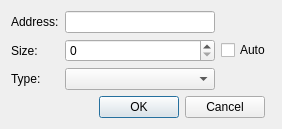
<?xml version="1.0" encoding="UTF-8"?>
<ui version="4.0">
 <class>EditStringDialog</class>
 <widget class="QDialog" name="EditStringDialog">
  <property name="windowModality">
   <enum>Qt::WindowModal</enum>
  </property>
  <property name="geometry">
   <rect>
    <x>0</x>
    <y>0</y>
    <width>243</width>
    <height>109</height>
   </rect>
  </property>
  <property name="sizePolicy">
   <sizepolicy hsizetype="Fixed" vsizetype="Preferred">
    <horstretch>0</horstretch>
    <verstretch>0</verstretch>
   </sizepolicy>
  </property>
  <property name="windowTitle">
   <string>Edit string</string>
  </property>
  <layout class="QGridLayout" name="gridLayout">
   <item row="1" column="0">
    <widget class="QDialogButtonBox" name="dialogButtonBox">
     <property name="sizePolicy">
      <sizepolicy hsizetype="Expanding" vsizetype="Fixed">
       <horstretch>0</horstretch>
       <verstretch>0</verstretch>
      </sizepolicy>
     </property>
     <property name="standardButtons">
      <set>QDialogButtonBox::Cancel|QDialogButtonBox::Ok</set>
     </property>
    </widget>
   </item>
   <item row="0" column="0" colspan="2">
    <layout class="QHBoxLayout" name="horizontalLayout">
     <item>
      <layout class="QVBoxLayout" name="verticalLayout_2">
       <item>
        <widget class="QLabel" name="label_address">
         <property name="text">
          <string>Address:</string>
         </property>
        </widget>
       </item>
       <item>
        <widget class="QLabel" name="label_size">
         <property name="minimumSize">
          <size>
           <width>0</width>
           <height>0</height>
          </size>
         </property>
         <property name="text">
          <string>Size:</string>
         </property>
        </widget>
       </item>
       <item>
        <widget class="QLabel" name="label_type">
         <property name="text">
          <string>Type:</string>
         </property>
        </widget>
       </item>
      </layout>
     </item>
     <item>
      <layout class="QVBoxLayout" name="verticalLayout">
       <item>
        <widget class="QLineEdit" name="lineEdit_address">
         <property name="text">
          <string/>
         </property>
        </widget>
       </item>
       <item>
        <widget class="QSpinBox" name="spinBox_size">
         <property name="minimumSize">
          <size>
           <width>150</width>
           <height>0</height>
          </size>
         </property>
        </widget>
       </item>
       <item>
        <widget class="QComboBox" name="comboBox_type"/>
       </item>
      </layout>
     </item>
     <item>
      <widget class="QCheckBox" name="checkBox_autoSize">
       <property name="text">
        <string>Auto</string>
       </property>
      </widget>
     </item>
    </layout>
   </item>
  </layout>
 </widget>
 <tabstops>
  <tabstop>spinBox_size</tabstop>
  <tabstop>checkBox_autoSize</tabstop>
  <tabstop>comboBox_type</tabstop>
  <tabstop>lineEdit_address</tabstop>
 </tabstops>
 <resources/>
 <connections>
  <connection>
   <sender>dialogButtonBox</sender>
   <signal>accepted()</signal>
   <receiver>EditStringDialog</receiver>
   <slot>accept()</slot>
   <hints>
    <hint type="sourcelabel">
     <x>51</x>
     <y>94</y>
    </hint>
    <hint type="destinationlabel">
     <x>174</x>
     <y>67</y>
    </hint>
   </hints>
  </connection>
  <connection>
   <sender>dialogButtonBox</sender>
   <signal>rejected()</signal>
   <receiver>EditStringDialog</receiver>
   <slot>reject()</slot>
   <hints>
    <hint type="sourcelabel">
     <x>143</x>
     <y>92</y>
    </hint>
    <hint type="destinationlabel">
     <x>153</x>
     <y>71</y>
    </hint>
   </hints>
  </connection>
 </connections>
</ui>
